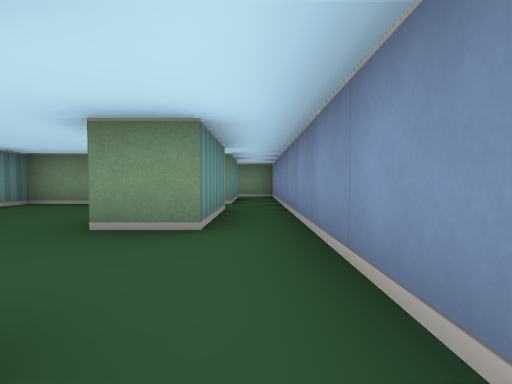
[1] (above)

18 first-person views from a walk through a cub3D maze. The camera is about half as high as the walls, tilts 2° down and sees 85° across. The floor is counted in squares. Each view is taken from the middle of a square. On the plan, view 1 faces up. The plan holds only what a view shows up to about 9 squares ahead; the rest is blank.

[2]
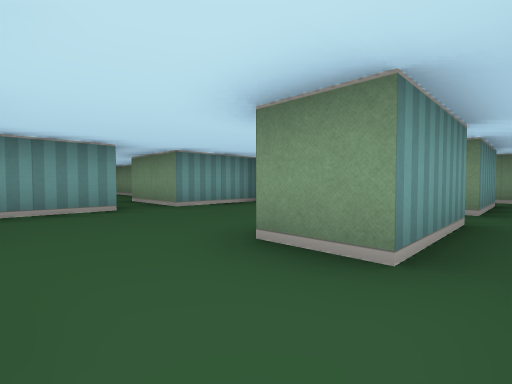

[3]
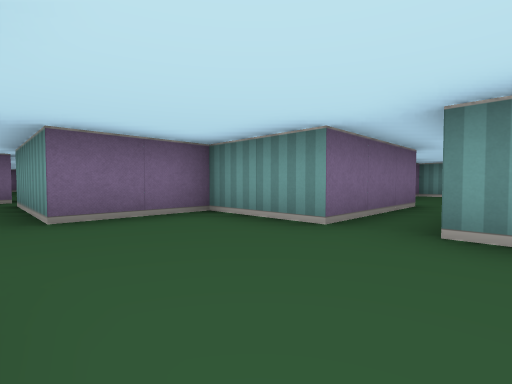

[4]
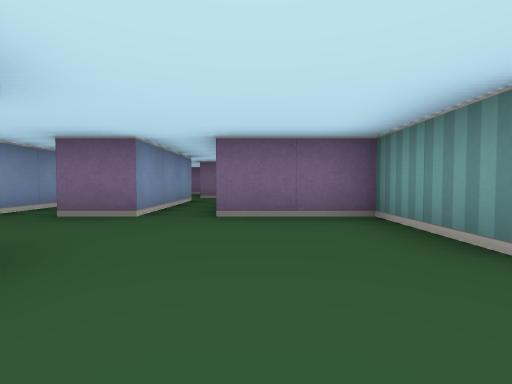

[5]
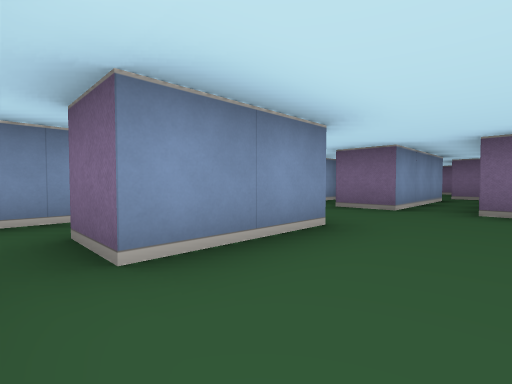

[6]
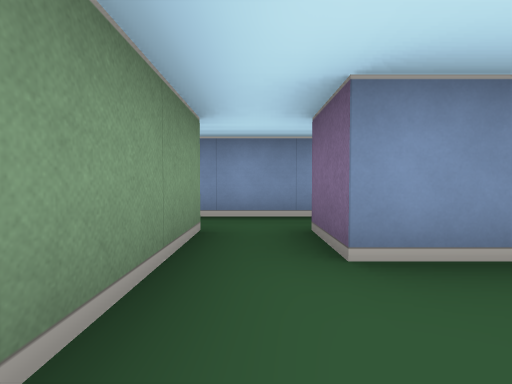

[7]
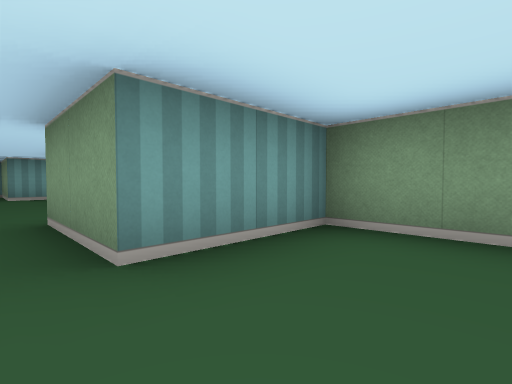

[8]
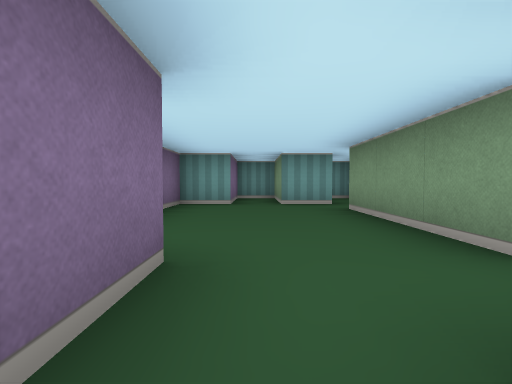

[9]
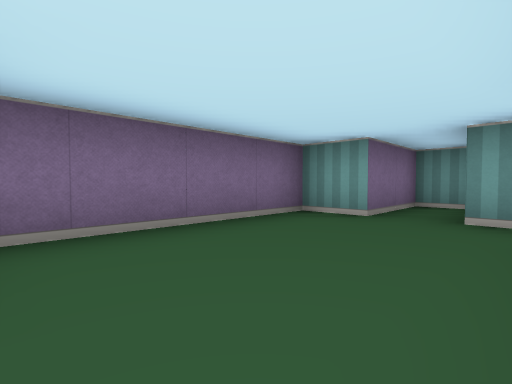

[10]
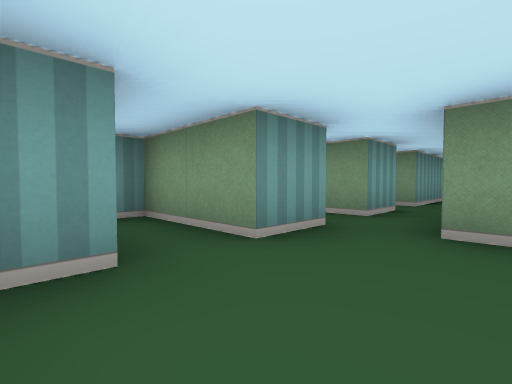

[11]
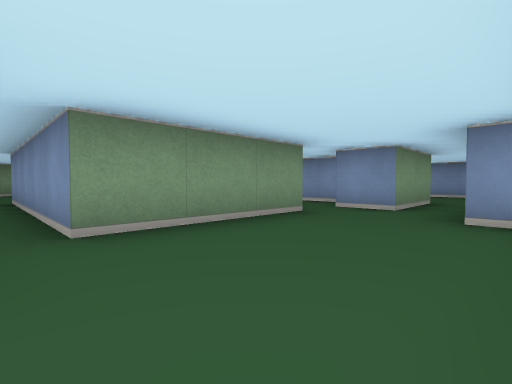

[12]
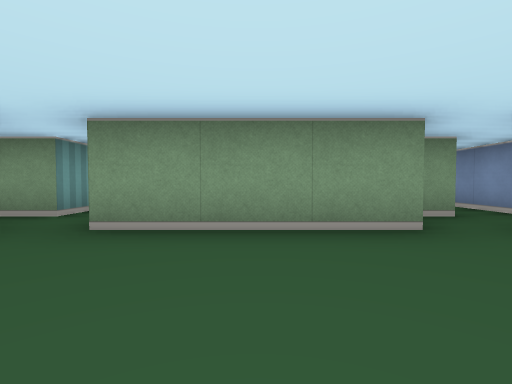

[13]
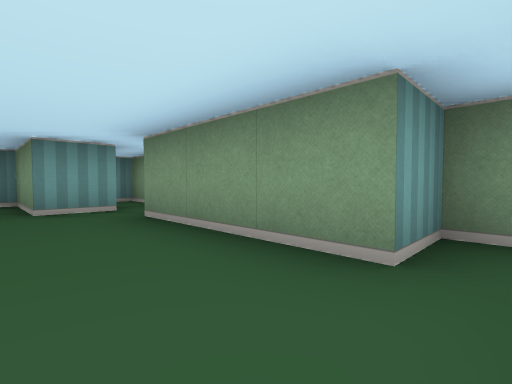

[14]
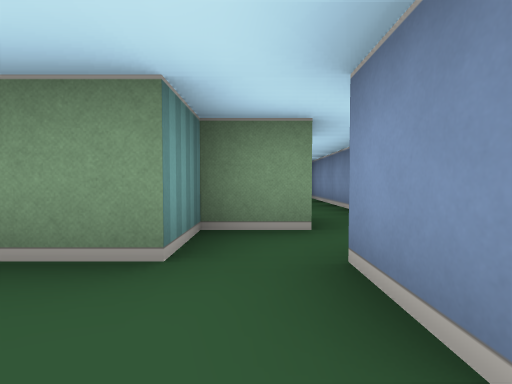

[15]
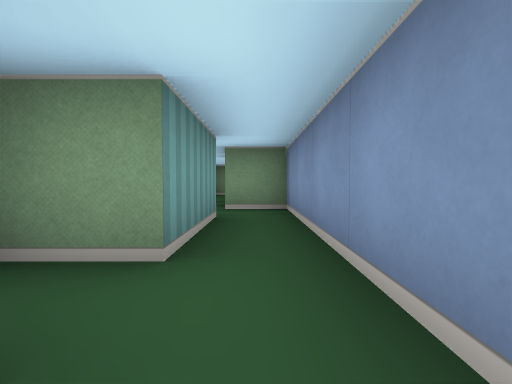

[16]
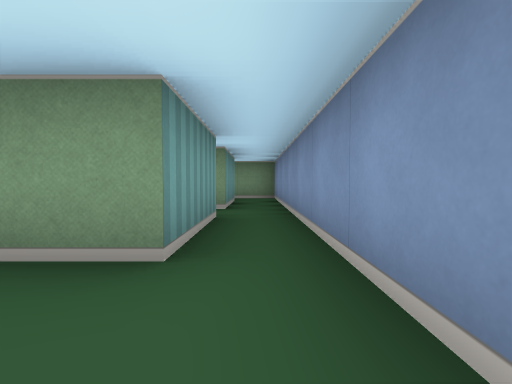

[17]
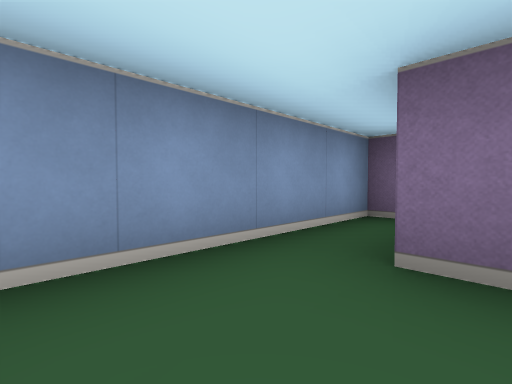

[18]
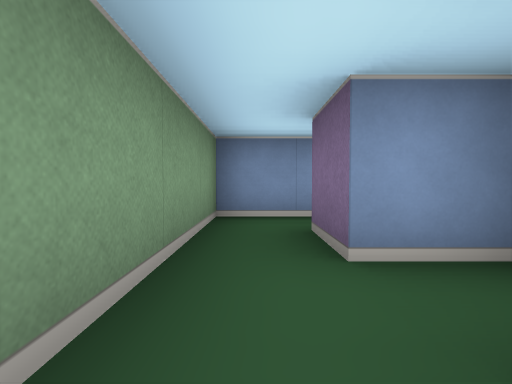

### Floor plan
Points are (right, up) in squares from view 1. A wall is a line through its corners. A room is listed if a view was taken in it or the views show most of it. See-through windows are left out.
Room 1 (views 1, 2, 16, 17)
walls: (-1.5, 0.5) (-0.5, 0.5); (-0.5, 2.5) (-1.5, 2.5); (0.5, -1.5) (0.5, 2.5)
ways out: opening at (-1, 1.5) to room 2; opening at (0, 3.5) to room 6
Room 2 (views 3, 4, 5, 6, 7, 8)
walls: (-1.5, 2.5) (-1.5, 4.5); (-6.5, 2.5) (-4.5, 2.5) (-4.5, 0.5) (-2.5, 0.5) (-2.5, -2.5); (-1.5, -2.6) (-1.5, 0.5); (-2.6, -3.5) (-1.5, -3.5); (-1.5, 5.5) (-4.5, 5.5) (-4.5, 3.5) (-6.5, 3.5)
ways out: opening at (-1, 1.5) to room 1; opening at (-5.5, 3) to room 3; opening at (-1, 5) to room 6
Room 3 (views 9, 10, 11, 12, 13, 14)
walls: (-7.5, 2.5) (-6.5, 2.5); (-6.5, 3.5) (-6.5, 4.5); (-11.5, 4.6) (-11.5, 3.5) (-13.5, 3.5) (-13.5, 2.5) (-11.5, 2.5) (-11.5, 1.5) (-8, 1.5); (-6.4, 5.5) (-7.5, 5.5) (-7.5, 4.5) (-10.5, 4.5)
ways out: opening at (-5.5, 3) to room 2; opening at (-6, 6) to room 4; opening at (-11, 4) to room 7
Room 4 (view 15)
walls: (-6.5, 9.5) (-6.5, 7.5) (-7.5, 7.5); (-5.5, 5) (-5.5, 10.5) (-6.5, 10.5)
ways out: opening at (-6, 6) to room 3; opening at (-6, 10)
Room 5 (view 18)
walls: (-1.5, 6.5) (-1.5, 7.5) (-0.5, 7.5); (0.5, 7.5) (0.5, 8.5) (-2.5, 8.5)
ways out: opening at (0, 6.5) to room 6; opening at (-3, 8)
Room 6 (no view inside)
walls: (-1.5, 4.5) (-0.5, 4.5) (-0.5, 2.5); (-0.5, 7.5) (-0.5, 5.5) (-1.5, 5.5); (0.5, 2.5) (0.5, 7.5)
ways out: opening at (0, 3.5) to room 1; opening at (-1, 5) to room 2; opening at (0, 6.5) to room 5
Room 7 (no view inside)
walls: (-11.5, 6.5) (-11.5, 5.5) (-13.5, 5.5) (-13.5, 5); (-11.5, 7.5) (-11.9, 7.5); (-10.5, 4.5) (-10.5, 7.5)
ways out: opening at (-11, 4) to room 3; opening at (-11, 8)

Where each view was taken, in squares from view 1:
view 1: 0 up, 0 right, facing up
view 2: 1 up, 0 right, facing up-left
view 3: 4 up, 2 left, facing down-left
view 4: 4 up, 3 left, facing down
view 5: 5 up, 3 left, facing down-right
view 6: 5 up, 3 left, facing right
view 7: 3 up, 3 left, facing up-left
view 8: 3 up, 6 left, facing left
view 9: 4 up, 8 left, facing down-left
view 10: 2 up, 10 left, facing up-left
view 11: 2 up, 11 left, facing up-right
view 12: 2 up, 9 left, facing up
view 13: 3 up, 7 left, facing up-left
view 14: 3 up, 7 left, facing up
view 15: 6 up, 6 left, facing up
view 16: 1 up, 0 right, facing up
view 17: 2 up, 1 left, facing down-right
view 18: 8 up, 3 left, facing right
